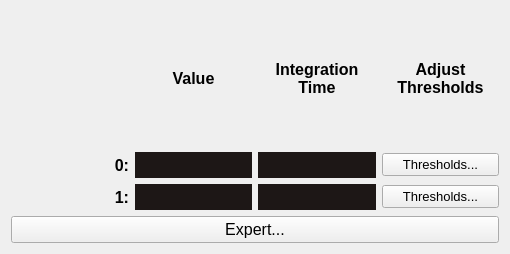
<?xml version="1.0" encoding="UTF-8"?>
<ui version="4.0">
 <class>Form</class>
 <widget class="QWidget" name="Form">
  <property name="geometry">
   <rect>
    <x>0</x>
    <y>0</y>
    <width>510</width>
    <height>254</height>
   </rect>
  </property>
  <property name="sizePolicy">
   <sizepolicy hsizetype="Fixed" vsizetype="Fixed">
    <horstretch>0</horstretch>
    <verstretch>0</verstretch>
   </sizepolicy>
  </property>
  <property name="font">
   <font>
    <pointsize>12</pointsize>
   </font>
  </property>
  <property name="windowTitle">
   <string>Form</string>
  </property>
  <layout class="QGridLayout" name="gridLayout_2">
   <item row="0" column="0">
    <layout class="QGridLayout" name="gridLayout">
     <item row="1" column="0">
      <widget class="QLabel" name="i0_name">
       <property name="font">
        <font>
         <pointsize>12</pointsize>
         <weight>75</weight>
         <bold>true</bold>
        </font>
       </property>
       <property name="text">
        <string>0:</string>
       </property>
       <property name="alignment">
        <set>Qt::AlignRight|Qt::AlignTrailing|Qt::AlignVCenter</set>
       </property>
      </widget>
     </item>
     <item row="0" column="1">
      <widget class="QLabel" name="label_3">
       <property name="font">
        <font>
         <pointsize>12</pointsize>
         <weight>75</weight>
         <bold>true</bold>
        </font>
       </property>
       <property name="text">
        <string>Value</string>
       </property>
       <property name="alignment">
        <set>Qt::AlignCenter</set>
       </property>
      </widget>
     </item>
     <item row="2" column="1">
      <widget class="PyDMLabel" name="int1_val">
       <property name="minimumSize">
        <size>
         <width>100</width>
         <height>0</height>
        </size>
       </property>
       <property name="toolTip">
        <string/>
       </property>
       <property name="styleSheet">
        <string notr="true">QLabel {
    qproperty-alignment: AlignCenter;
    background-color: #1D1716;
    padding: 5px 0px;
    color:#0ECD3C;
    max-height: 25px;
    font-size: 14px;
}</string>
       </property>
       <property name="text">
        <string/>
       </property>
       <property name="precision" stdset="0">
        <number>3</number>
       </property>
       <property name="showUnits" stdset="0">
        <bool>true</bool>
       </property>
       <property name="precisionFromPV" stdset="0">
        <bool>false</bool>
       </property>
       <property name="channel" stdset="0">
        <string>ca://${P_CH}:I1_${P_TYPE}</string>
       </property>
      </widget>
     </item>
     <item row="2" column="0">
      <widget class="QLabel" name="i1_name">
       <property name="font">
        <font>
         <pointsize>12</pointsize>
         <weight>75</weight>
         <bold>true</bold>
        </font>
       </property>
       <property name="text">
        <string>1:</string>
       </property>
       <property name="alignment">
        <set>Qt::AlignRight|Qt::AlignTrailing|Qt::AlignVCenter</set>
       </property>
      </widget>
     </item>
     <item row="1" column="2">
      <widget class="QLabel" name="integrator0_time">
       <property name="minimumSize">
        <size>
         <width>75</width>
         <height>0</height>
        </size>
       </property>
       <property name="styleSheet">
        <string notr="true">QLabel {
    qproperty-alignment: AlignCenter;
    background-color: #1D1716;
    padding: 5px 0px;
    color:#0ECD3C;
    max-height: 25px;
    font-size: 14px;
}</string>
       </property>
       <property name="text">
        <string/>
       </property>
      </widget>
     </item>
     <item row="1" column="1">
      <widget class="PyDMLabel" name="int0_val">
       <property name="minimumSize">
        <size>
         <width>100</width>
         <height>0</height>
        </size>
       </property>
       <property name="font">
        <font>
         <pointsize>-1</pointsize>
        </font>
       </property>
       <property name="toolTip">
        <string/>
       </property>
       <property name="styleSheet">
        <string notr="true">QLabel {
    qproperty-alignment: AlignCenter;
    background-color: #1D1716;
    padding: 5px 0px;
    color:#0ECD3C;
    max-height: 25px;
    font-size: 14px;
}</string>
       </property>
       <property name="alignment">
        <set>Qt::AlignCenter</set>
       </property>
       <property name="precision" stdset="0">
        <number>3</number>
       </property>
       <property name="showUnits" stdset="0">
        <bool>true</bool>
       </property>
       <property name="precisionFromPV" stdset="0">
        <bool>false</bool>
       </property>
       <property name="channel" stdset="0">
        <string>ca://${P_CH}:I0_${P_TYPE}</string>
       </property>
      </widget>
     </item>
     <item row="0" column="2">
      <widget class="QLabel" name="label_4">
       <property name="font">
        <font>
         <pointsize>12</pointsize>
         <weight>75</weight>
         <bold>true</bold>
        </font>
       </property>
       <property name="text">
        <string>Integration
Time</string>
       </property>
       <property name="alignment">
        <set>Qt::AlignCenter</set>
       </property>
      </widget>
     </item>
     <item row="1" column="3">
      <widget class="PyDMRelatedDisplayButton" name="I0_thresh">
       <property name="font">
        <font>
         <pointsize>10</pointsize>
        </font>
       </property>
       <property name="toolTip">
        <string/>
       </property>
       <property name="text">
        <string>Thresholds...</string>
       </property>
       <property name="filenames" stdset="0">
        <stringlist>
         <string>AdjustThresholds.py</string>
        </stringlist>
       </property>
       <property name="macros" stdset="0">
        <stringlist>
         <string>{&quot;DEVICE&quot;:&quot;${CH_NAME}&quot;,&quot;INT&quot;:&quot;0&quot;,&quot;P&quot;:&quot;${P_CH}&quot;,&quot;CH&quot;:&quot;I0&quot;}</string>
        </stringlist>
       </property>
       <property name="openInNewWindow" stdset="0">
        <bool>true</bool>
       </property>
      </widget>
     </item>
     <item row="2" column="3">
      <widget class="PyDMRelatedDisplayButton" name="I1_thresh">
       <property name="font">
        <font>
         <pointsize>10</pointsize>
        </font>
       </property>
       <property name="toolTip">
        <string/>
       </property>
       <property name="text">
        <string>Thresholds...</string>
       </property>
       <property name="filenames" stdset="0">
        <stringlist>
         <string>AdjustThresholds.py</string>
        </stringlist>
       </property>
       <property name="macros" stdset="0">
        <stringlist>
         <string>{&quot;DEVICE&quot;:&quot;${CH_NAME}&quot;,&quot;INT&quot;:&quot;1&quot;,&quot;P&quot;:&quot;${P_CH}&quot;,&quot;CH&quot;:&quot;I1&quot;}</string>
        </stringlist>
       </property>
       <property name="openInNewWindow" stdset="0">
        <bool>true</bool>
       </property>
      </widget>
     </item>
     <item row="0" column="3">
      <widget class="QLabel" name="label_5">
       <property name="font">
        <font>
         <pointsize>12</pointsize>
         <weight>75</weight>
         <bold>true</bold>
        </font>
       </property>
       <property name="text">
        <string>Adjust
Thresholds</string>
       </property>
       <property name="alignment">
        <set>Qt::AlignCenter</set>
       </property>
      </widget>
     </item>
     <item row="2" column="2">
      <widget class="QLabel" name="integrator1_time">
       <property name="minimumSize">
        <size>
         <width>75</width>
         <height>0</height>
        </size>
       </property>
       <property name="styleSheet">
        <string notr="true">QLabel {
    qproperty-alignment: AlignCenter;
    background-color: #1D1716;
    padding: 5px 0px;
    color:#0ECD3C;
    max-height: 25px;
    font-size: 14px;
}</string>
       </property>
       <property name="text">
        <string/>
       </property>
      </widget>
     </item>
    </layout>
   </item>
   <item row="1" column="0">
    <widget class="PyDMEDMDisplayButton" name="PyDMEDMDisplayButton_3">
     <property name="toolTip">
      <string/>
     </property>
     <property name="text">
      <string>Expert...</string>
     </property>
     <property name="filenames" stdset="0">
      <stringlist>
       <string>mps_analog_core_hps.edl</string>
      </stringlist>
     </property>
     <property name="macros" stdset="0">
      <stringlist>
       <string>P=${P}</string>
      </stringlist>
     </property>
    </widget>
   </item>
  </layout>
 </widget>
 <customwidgets>
  <customwidget>
   <class>PyDMLabel</class>
   <extends>QLabel</extends>
   <header>pydm.widgets.label</header>
  </customwidget>
  <customwidget>
   <class>PyDMRelatedDisplayButton</class>
   <extends>QPushButton</extends>
   <header>pydm.widgets.related_display_button</header>
  </customwidget>
  <customwidget>
   <class>PyDMEDMDisplayButton</class>
   <extends>PyDMRelatedDisplayButton</extends>
   <header>edmbutton.edm_button</header>
   <container>1</container>
  </customwidget>
 </customwidgets>
 <resources/>
 <connections/>
</ui>
